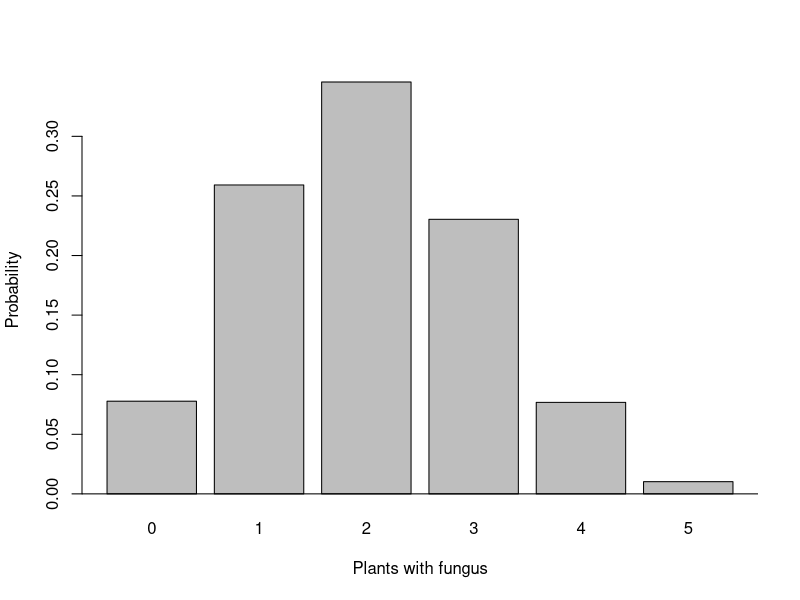

R code for this plot:
## ---- chunk 1
knitr::opts_chunk$set(echo = TRUE)
## ---- chunk 2
pbinom(3, 20, 0.2)
## ---- chunk 3
sum(dbinom(3:6, 20, 0.2))
## ---- chunk 4
1-pbinom(1,20,0.2)
## ---- chunk 5
(1-ppois(1,0.929))*550
## ---- chunk 6
(dpois(0,2.2))^6
## ---- chunk 7
1-pbinom(9, 25, .20)
## ---- chunk 8
barplot(dbinom(0:5,5, 0.4), names.arg = c(0:5),
        xlab = "Plants with fungus",
        ylab = "Probability")
abline(h=0)
## ---- chunk 9
1-pbinom(2, 5, 0.4)
## ---- chunk 10
pnorm(480, 528, 55)
## ---- chunk 11
pnorm(480, 528, 55)*2
(1-pnorm(576, 528, 55)) + pnorm(480, 528, 55)
## ---- chunk 12
1-pnorm(6, 5.759, 0.848)
## ---- chunk 13
pnorm(4, 5.759, 0.848)
## ---- chunk 14
pnorm(6, 5.759, 0.848)-pnorm(5, 5.759, 0.848)
## ---- chunk 15
qnorm(0.975, 5.759, 0.848)
